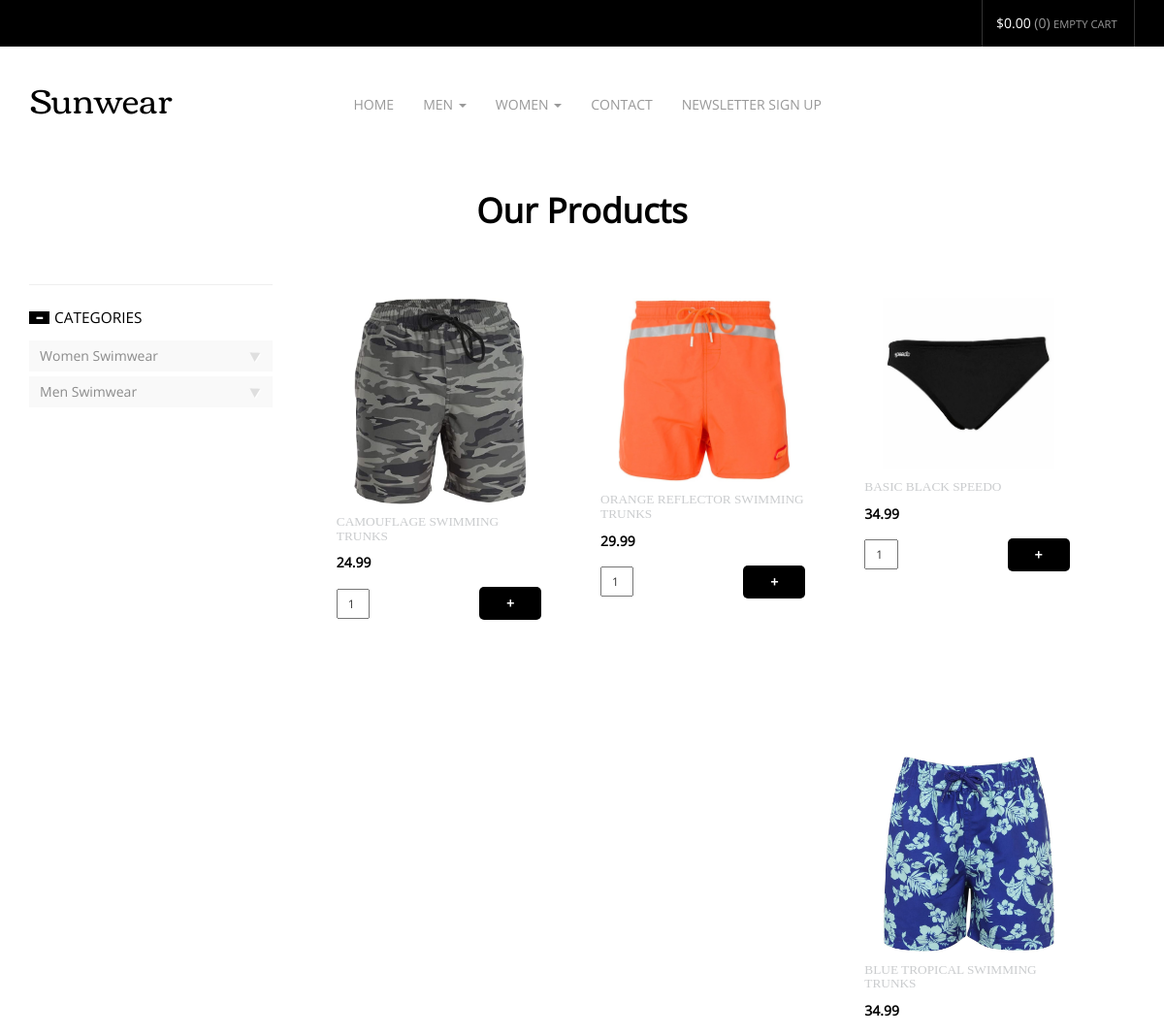
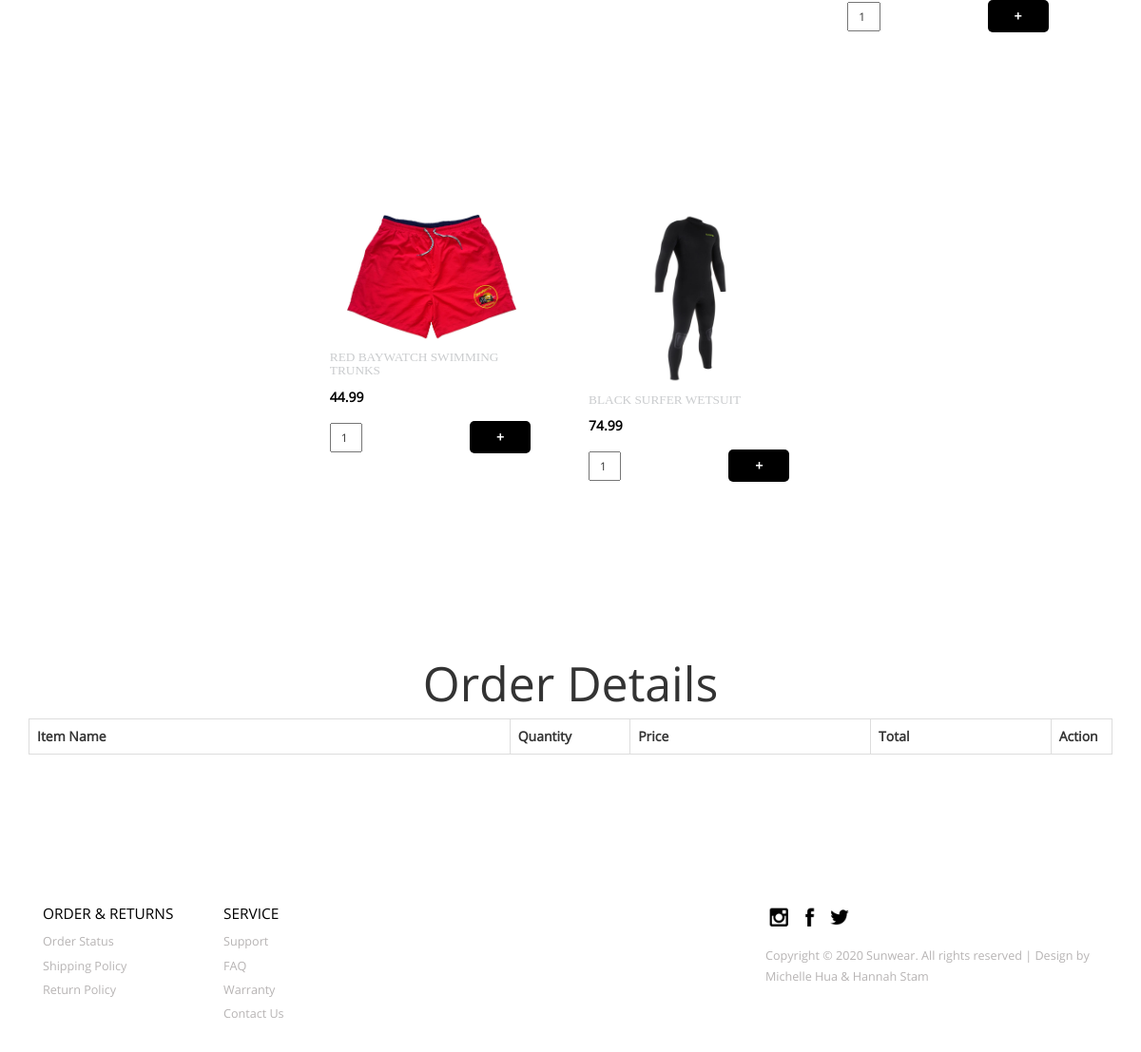
Screenshot of /lthm.php with the database file from the repository (2 pictures, top to bottom).
### tables this page shows
CREATE TABLE `Product` (
  `prod_id` int(11) NOT NULL,
  `dept` varchar(20) NOT NULL,
  `prod_name` varchar(255) NOT NULL,
  `price` double(10,2) NOT NULL,
  `image` varchar(255) NOT NULL,
  `descr` VARCHAR(500) NOT NULL,
  `sing` VARCHAR(100) NOT NULL
);

### lthm.php (the view, shortened to what this page needs)
<?php
	require_once 'login.php';
    $con = new mysqli($hn, $un, $pw, $db);
?>
<!DOCTYPE HTML>
<html>
	<head>
		<link href="css/bootstrap.css" rel="stylesheet" type="text/css" media="all"/>
		<link href="css/style.css" rel="stylesheet" type="text/css" media="all" />
		<link href="css/owl.carousel.css" rel="stylesheet">
		<link href="css/form.css" rel="stylesheet" type="text/css" media="all" />
	</head>
	<body>
		<div class="header">
			<div class="header-top">
				<div class="container">
					<div class="top-right">
						<ul>
								<li>
									<div class="cart box_1">
										<a href="checkout.php">
											<span class="simpleCart_total"> $0.00 </span> (<span id="simpleCart_quantity" class="simpleCart_quantity"> 0 </span>)
										</a>
										<p>
											<a href="javascript:;" class="simpleCart_empty">Empty cart</a>
										</p>
									</div>
								</li>
						</ul>
					</div>
				</div>
			</div>
			<div class="header-bottom">
				<div class="container">
					<div class="content white">
						<nav class="navbar navbar-default" role="navigation">
							<div class="navbar-header">
								<h1 class="navbar-brand"><a  href="index.php">Sunwear</a></h1>
							</div>
							<div class="collapse navbar-collapse" id="bs-example-navbar-collapse-1">
								<ul class="nav navbar-nav">
									<li>
										<a href="index.php">Home</a>
									</li>
									<li class="dropdown">
											<a href="#" class="dropdown-toggle" data-toggle="dropdown">Men <b class="caret"></b></a>
											</li>
											<li class="dropdown">
												<a href="#" class="dropdown-toggle" data-toggle="dropdown">Women <b class="caret"></b></a>
										</li>
									<li><a href="contact.php">Contact</a></li>
									<li><a href="newsletter.php">Newsletter Sign Up</a></li>
								</ul>
							</div>
						</nav>
					</div>
				</div>
		<div class="content">
			<div class="product-model">
	 			<div class="container">
                     <h2>Our Products</h2>
                     <div class="col-md-9 product-model-sec">
                     <?php
                        $query = "SELECT * FROM Product WHERE dept='men' ORDER BY price ASC";
						$result = $con->query($query);
						if(mysqli_num_rows($result) > 0){
                        while($row = mysqli_fetch_array($result))
                        {
                        ?>
                            <a href="<?php echo $row['sing']; ?>"><div class="product-grid">
                                <div class="product-img b-link-stripe b-animate-go  thickbox">
								<form method="post" action="productsM.php?action=add&id=<?php echo $row["prod_id"]; ?>">
                                    <img src="images/<?php echo $row['image']; ?>" class="img-responsive" alt=""/>
                                    <div class="b-wrapper">
                                    </div>
                                </div>
                            </a>
                            <div class="product-info simpleCart_shelfItem">
                                <div class="product-info-cust prt_name">
                                    <h4><?php echo $row['prod_name']; ?></h4>
                                    <span class="item_price"> <?php echo $row['price']; ?></span>
                                    <input type="text" name="quantity" class="item_quantity" value="1" />
									<input type="submit" class="item_add items" name="addToCart" value="+">
									<div class="clearfix"> </div>
                                </div>
                            </div>
							<br>
						<br>
						<br>
						<br>
						<br>
						<br>
                         </div>
                         <?php
						}
						}
                        ?>
			<div class="rsidebar span_1_of_left">
				 <section  class="sky-form">
					 <div class="product_right">
						 <h4 class="m_2"><span class="glyphicon glyphicon-minus" aria-hidden="true"></span>Categories</h4>
						  <div class="tab1">
							 <ul class="place">
								 <li class="sort">Women Swimwear</li>
								 <li class="by"><img src="images/do.png" alt=""></li>
									<div class="clearfix"> </div>
							  </ul>
					      </div>
						  <div class="tab2">
							 <ul class="place">
								 <li class="sort">Men Swimwear</li>
								 <li class="by"><img src="images/do.png" alt=""></li>
									<div class="clearfix"> </div>
							  </ul>
					      </div>
				 </section>
			 </div>
			<div class="table-responsive">
				<table class="table table-bordered">
				<caption style="font-size:50px" >Order Details</caption>
					<tr>
						<th width="40%">Item Name</th>
						<th width="10%">Quantity</th>
						<th width="20%">Price</th>
						<th width="15%">Total</th>
						<th width="5%">Action</th>
					</tr>
				</table>
				</div>
		<div class="footer-section">
			<div class="container">
				<div class="footer-grids">
					<div class="col-md-2 footer-grid">
							<h4>order & returns</h4>
							<ul>
								<li><a href="#">Order Status</a></li>
								<li><a href="#">Shipping Policy</a></li>
								<li><a href="#">Return Policy</a></li>
							</ul>
				</div>
					<div class="col-md-2 footer-grid">
					<h4>service</h4>
					<ul>
						<li><a href="#">Support</a></li>
						<li><a href="#">FAQ</a></li>
						<li><a href="#">Warranty</a></li>
						<li><a href="contact.php">Contact Us</a></li>
					</ul>
					</div>
					<div class="col-md-2 footer-grid">
					</div>
					<div class="col-md-2 footer-grid">
					</div>
					<div class="col-md-4 footer-grid1">
                        <div class="social-icons">
                            <a href="https://www.instagram.com/" target="_blank"><i class="icon"></i></a>
                            <a href="https://www.facebook.com/" target="_blank"><i class="icon1"></i></a>
                            <a href="https://twitter.com/" target="_blank"><i class="icon2"></i></a>
                        </div>
					<p>Copyright &copy; 2020 Sunwear. All rights reserved | Design by Michelle Hua & Hannah Stam</a></p>
					</div>
				<div class="clearfix"></div>
				</div>
			</div>
		</div>
</body>
</html>

### css/style.css (style rules this page uses)
body a { transition:0.5s all; -webkit-transition:0.5s all; -moz-transition:0.5s all; -o-transition:0.5s all; -ms-transition:0.5s all; }
h1,h2,h3,h4,h5,h6 { padding:0 0; margin:0 0; }
p { padding:0 0; margin:0 0; }
ul { padding:0 0; margin:0 0; }
body { padding:0 0; margin:0 0; font-family: 'OpenSans-Regular' }
.header-top { background-color: #000; }
.top-right ul li { display: inline-block; border-right: 1px solid; padding: 1em 1em; }
.top-right ul li:nth-child(1) { border-left: 1px solid; }
.top-right ul li a { font-size: 1em; text-transform: uppercase; color:#999; text-decoration: none; }
span.simpleCart_total { color:#fff; }
.cart.box_1 p { float: right; font-size: 0.8em; margin: 0.3em 0.3em 0; color:red !important; }
.top-right { float: right; }
.navbar-default { background-color: #fff; border-color: #fff; }
.navbar-default .navbar-nav > li > a { color: #999; text-transform: uppercase; }
.navbar { position: relative; min-height: 50px; margin-bottom: 0px; border: 1px solid transparent; float: left; width: 80%; }
.navbar-header { float: left; width: 35%; margin-top: 1em; }
.header-bottom { padding: 2em 0; }
h1.navbar-brand { text-transform: capitalize; font-family: 'Corben-Regular'; font-size: 2.5em; }
h1.navbar-brand a { text-decoration: none; color: #000; }
.navbar-nav > li > a { padding-top: 21px; }
.navbar-brand { float: left; font-size: 36px; line-height: 22px; padding:0; }
.footer-section { padding: 4em 0; }
.footer-grid h4 { font-size: 1.1em; text-transform: uppercase; color: #000; margin-bottom:0.5em; }
.footer-grid ul li { list-style: none; }
.footer-grid ul li a { font-size: 0.9em; text-decoration: none; line-height: 2em; color: #B7B4B4; list-style: none; text-transform: capitalize; }
.footer-grid1 p { font-size: 0.9em; color: #B7B4B4; line-height: 1.8em; }
.social-icons { margin-bottom: 1em; }
.social-icons a i { background: url(../images/img-sprite.png) no-repeat 0px 0px; width: 22px; height: 22px; display: inline-block; background-size: 320px; margin: 0 3px; }
.social-icons a i.icon1 { background-position: -22px 0px }
.social-icons a i.icon2 { background-position: -44px 0px }
.product-model { padding: 4em 0; }
.product-model-sec { margin: 4em 0 0 0; float: right; }
.rsidebar { display: block; float: left; margin: 4em 2em 0% 0; width: 22%; }
.b-link-stripe { position:relative; display:inline-block; vertical-align:top; font-weight: 300; overflow:hidden; width: 100%; }
.b-link-stripe .b-wrapper { position:absolute; width:100%; height:100%; top:0; left:0; text-align:center; color:#ffffff; overflow:hidden; }
.b-animate-go { text-decoration:none; }
.product-grid { width: 30%; margin: 0 3% 4% 0; float: left; position: relative; transition: 0.5s all; -webkit-transition: 0.5s all; -moz-transition: 0.5s all; -o-transition: 0.5s all; min-height: 200px; border-bottom:2px solid #fff; }
.product-img img { width: 100%; padding:1em 2.5em 0; }
.product-info-cust { padding: 0.8em 1.2em; }
.item_quantity { margin: 1em 0; font-size: 0.85em; padding: 5px 10px; display: block; width: 16%; float: left; }
.item_add { color:#fff; text-decoration:none; font-weight:600; padding:0.5em 2em; display:inline-block; border-radius:5px; -moz-border-radius: 5px; -webkit-border-radius: 5px; -o-border-radius: 5px; margin: 1.5em 16px 0px 0px; background:#000; border:none; outline:none; }
.prt_name { padding: 0.8em 1.2em; float:none; }
.items { margin:10px 0 0px 113px; }
.product-info-cust h4 { color: #caccce; font-size: 0.95em; font-family: 'Dosis-Bold'; text-transform: uppercase; }
span.item_price { color: #000; font-size: 1em; font-weight: 600; margin: 10px 0 5px; display:block; }
ul.place { margin: 5px 0; background: #f9f9f9; width: 100%; padding:0px 5px; cursor: pointer; }
ul.place li { display: inline-block; padding: 6px; }
ul.place li { color: #8c8c8c; text-decoration: none; cursor: pointer; }
ul.place li.sort { float:left; }
ul.place li.by { float:right; }
.product-model h2 { text-align: center; font-size: 2.5em; color: #000; text-transform: capitalize; font-weight: 600; }
.glyphicon-minus:before { content: "\2212"; color: #fff; font-size: 9px; background: #000; padding: 1px 6px; margin-right: 5px; }
.glyphicon-minus { top: -1px!important; }

### css/form.css (style rules this page uses)
.sky-form h4 { padding: 10px 0; text-transform: uppercase; color: #000; font-size:1.1em; }
section.sky-form { border-top:1px solid #eee; padding:1em 0; }

### rows the page displays
product: image (picture), prod_name "CAMOUFLAGE SWIMMING TRUNKS", price "24.99"
product: image (picture), prod_name "ORANGE REFLECTOR SWIMMING TRUNKS", price "29.99"
product: image (picture), prod_name "BASIC BLACK SPEEDO", price "34.99"
product: image (picture), prod_name "BLUE TROPICAL SWIMMING TRUNKS", price "34.99"
product: image (picture), prod_name "RED BAYWATCH SWIMMING TRUNKS", price "44.99"
product: image (picture), prod_name "BLACK SURFER WETSUIT", price "74.99"
